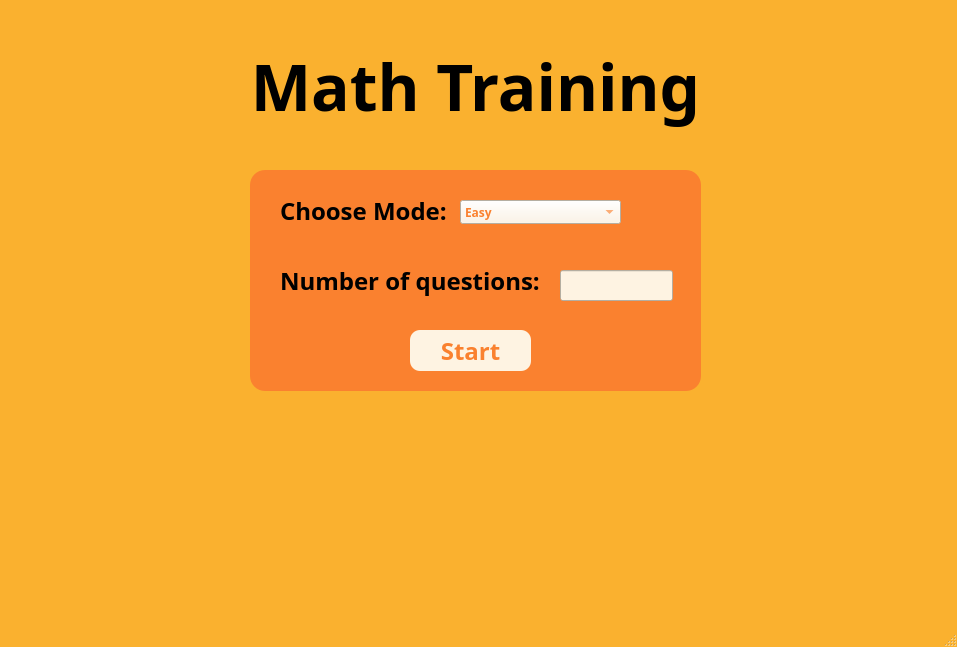
<?xml version="1.0" encoding="UTF-8"?>
<ui version="4.0">
 <class>MainWindow</class>
 <widget class="QMainWindow" name="MainWindow">
  <property name="geometry">
   <rect>
    <x>0</x>
    <y>0</y>
    <width>957</width>
    <height>647</height>
   </rect>
  </property>
  <property name="minimumSize">
   <size>
    <width>957</width>
    <height>647</height>
   </size>
  </property>
  <property name="maximumSize">
   <size>
    <width>957</width>
    <height>647</height>
   </size>
  </property>
  <property name="windowTitle">
   <string>MainWindow</string>
  </property>
  <property name="styleSheet">
   <string notr="true">QMainWindow{background-color: #FAB12F}</string>
  </property>
  <widget class="QWidget" name="centralwidget">
   <widget class="QLabel" name="labelTitle">
    <property name="geometry">
     <rect>
      <x>210</x>
      <y>20</y>
      <width>531</width>
      <height>131</height>
     </rect>
    </property>
    <property name="font">
     <font>
      <family>Arial Rounded MT</family>
      <pointsize>48</pointsize>
      <bold>true</bold>
     </font>
    </property>
    <property name="text">
     <string>Math Training</string>
    </property>
    <property name="alignment">
     <set>Qt::AlignmentFlag::AlignCenter</set>
    </property>
   </widget>
   <widget class="QFrame" name="frame">
    <property name="geometry">
     <rect>
      <x>250</x>
      <y>170</y>
      <width>451</width>
      <height>221</height>
     </rect>
    </property>
    <property name="styleSheet">
     <string notr="true">QFrame{background-color:#FA812F;border-radius:15px}</string>
    </property>
    <property name="frameShape">
     <enum>QFrame::Shape::StyledPanel</enum>
    </property>
    <property name="frameShadow">
     <enum>QFrame::Shadow::Raised</enum>
    </property>
    <widget class="QComboBox" name="comboBox">
     <property name="geometry">
      <rect>
       <x>210</x>
       <y>30</y>
       <width>161</width>
       <height>24</height>
      </rect>
     </property>
     <property name="font">
      <font>
       <family>Arial Rounded MT</family>
       <bold>true</bold>
      </font>
     </property>
     <property name="styleSheet">
      <string notr="true">QComboBox{background-color:#FEF3E2; color:#FA812F}</string>
     </property>
     <item>
      <property name="text">
       <string>Easy</string>
      </property>
     </item>
     <item>
      <property name="text">
       <string>Normal</string>
      </property>
     </item>
     <item>
      <property name="text">
       <string>Hard</string>
      </property>
     </item>
    </widget>
    <widget class="QLabel" name="label_3">
     <property name="geometry">
      <rect>
       <x>30</x>
       <y>30</y>
       <width>171</width>
       <height>21</height>
      </rect>
     </property>
     <property name="font">
      <font>
       <family>Arial Rounded MT</family>
       <pointsize>18</pointsize>
       <bold>true</bold>
      </font>
     </property>
     <property name="text">
      <string>Choose Mode:</string>
     </property>
    </widget>
    <widget class="QLabel" name="label_4">
     <property name="geometry">
      <rect>
       <x>30</x>
       <y>90</y>
       <width>261</width>
       <height>41</height>
      </rect>
     </property>
     <property name="font">
      <font>
       <family>Arial Rounded MT</family>
       <pointsize>18</pointsize>
       <bold>true</bold>
      </font>
     </property>
     <property name="text">
      <string>Number of questions:</string>
     </property>
    </widget>
    <widget class="QLineEdit" name="lineNumber">
     <property name="geometry">
      <rect>
       <x>310</x>
       <y>100</y>
       <width>113</width>
       <height>31</height>
      </rect>
     </property>
     <property name="font">
      <font>
       <family>Arial Rounded MT</family>
       <bold>true</bold>
      </font>
     </property>
     <property name="styleSheet">
      <string notr="true">QLineEdit{background-color:#FEF3E2; color:#FA812F}</string>
     </property>
    </widget>
    <widget class="QPushButton" name="start">
     <property name="geometry">
      <rect>
       <x>160</x>
       <y>160</y>
       <width>121</width>
       <height>41</height>
      </rect>
     </property>
     <property name="font">
      <font>
       <family>Arial Rounded MT</family>
       <pointsize>18</pointsize>
       <bold>true</bold>
      </font>
     </property>
     <property name="styleSheet">
      <string notr="true">QPushButton{background-color:#FEF3E2; color:#FA812F; border-radius:10px}
QPushButton:hover{background-color:#FA4032}
QPushButton:pressed{background-color:#FEF3E2}</string>
     </property>
     <property name="text">
      <string>Start</string>
     </property>
     <property name="shortcut">
      <string>Enter</string>
     </property>
    </widget>
   </widget>
   <widget class="QLabel" name="label_2">
    <property name="geometry">
     <rect>
      <x>20</x>
      <y>400</y>
      <width>201</width>
      <height>171</height>
     </rect>
    </property>
    <property name="text">
     <string/>
    </property>
    <property name="pixmap">
     <pixmap>../source/nerd-emoji-removebg-preview.png</pixmap>
    </property>
    <property name="scaledContents">
     <bool>true</bool>
    </property>
   </widget>
   <widget class="QLabel" name="label">
    <property name="geometry">
     <rect>
      <x>420</x>
      <y>410</y>
      <width>231</width>
      <height>171</height>
     </rect>
    </property>
    <property name="text">
     <string/>
    </property>
    <property name="pixmap">
     <pixmap>../source/thinking-removebg-preview.png</pixmap>
    </property>
    <property name="scaledContents">
     <bool>true</bool>
    </property>
   </widget>
   <widget class="QLabel" name="label_5">
    <property name="geometry">
     <rect>
      <x>760</x>
      <y>240</y>
      <width>161</width>
      <height>151</height>
     </rect>
    </property>
    <property name="text">
     <string/>
    </property>
    <property name="pixmap">
     <pixmap>../source/shocked.png</pixmap>
    </property>
    <property name="scaledContents">
     <bool>true</bool>
    </property>
   </widget>
  </widget>
  <widget class="QMenuBar" name="menubar">
   <property name="geometry">
    <rect>
     <x>0</x>
     <y>0</y>
     <width>957</width>
     <height>33</height>
    </rect>
   </property>
  </widget>
  <widget class="QStatusBar" name="statusbar"/>
 </widget>
 <resources/>
 <connections/>
</ui>
